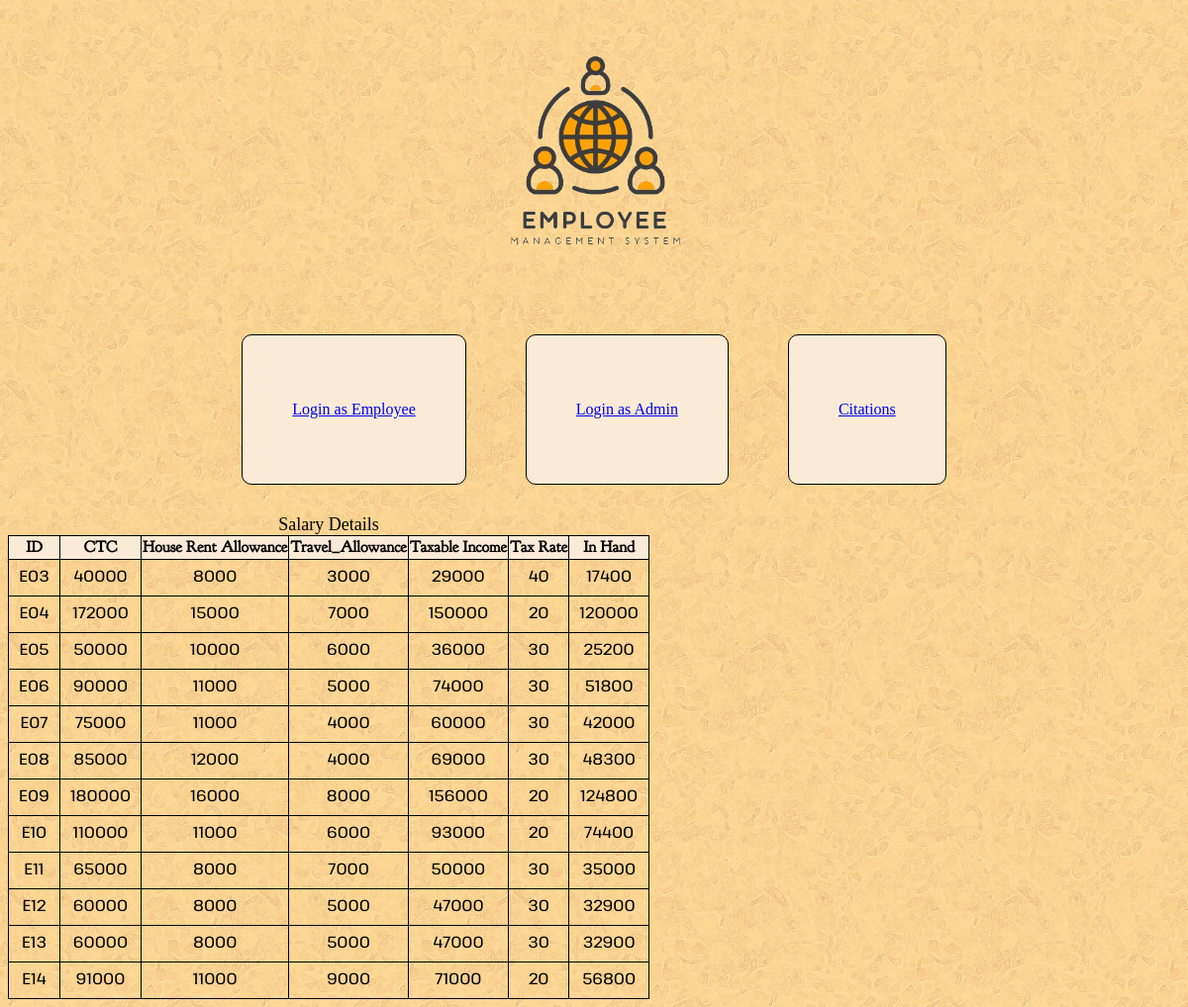
The page /showsalary on the database its author committed.
### tables this page shows
CREATE TABLE Salary(
ID TEXT(5) PRIMARY KEY,
CTC DECIMAL (40),
House_rent_allowance DECIMAL (40),
Travel_allowance DECIMAL (40),
Taxable_income DECIMAL (40),
Tax_rate DECIMAL (40),
In_hand DECIMAL (40));

### app.py (the view)
@app.route("/showsalary", methods = ["GET", "POST"])
def pay():
    db = get_db()
    payment = db.execute("""SELECT * FROM Salary;""").fetchall()
    return render_template("showsalary.html", caption = "Salary Details", payment = payment)

### app.py (called while the page is built)
@app.before_request
def load_logged_in_user():
    g.user = session.get("loginID", None)
    g.admin = session.get("ID")

### database.py (called while the page is built)
def get_db():
    if "db" not in g:
        g.db = sqlite3.connect(DATABASE,
            detect_types=sqlite3.PARSE_DECLTYPES
        )
        g.db.row_factory = sqlite3.Row
    return g.db

### templates/showsalary.html
{% extends "base.html" %}
{% block main_content %}
    <form action="" method = "POST" novalidate>
        <table>
            <caption>{{caption}}</caption>
            <th>ID</th>
            <th>CTC</th>
            <th>House Rent Allowance</th>
            <th>Travel_Allowance</th>
            <th>Taxable Income</th>
            <th>Tax Rate</th>
            <th>In Hand</th>
            {% for pay in payment %}
            <tr>
                <td id="detail">{{ pay["ID"] }}</td>
                <td id="detail">{{ pay["CTC"] }}</td>
                <td id="detail">{{ pay["House_rent_allowance"] }}</td>
                <td id="detail">{{ pay["Travel_allowance"] }}</td>
                <td id="detail">{{ pay["Taxable_income"] }}</td>
                <td id="detail">{{ pay["Tax_rate"] }}</td>
                <td id="detail">{{ pay["In_hand"] }}</td>
            </tr>
            {% endfor %}
        </table>
    </form>
{% endblock %}

### static/styles.css (style rules this page uses)
html { background-image: url(background.jpg); }
table { border-collapse: collapse; }
th,td { border: 1px solid black; font-family: Kamillo; }
th { background-color: antiquewhite; font-family: Bookletter; }
#detail { text-align: center; padding: 10px; }
caption { font-size: large; }

### rows shown on the page
Salary: ID "E03", CTC "40000", House_rent_allowance "8000", Travel_allowance "3000", Taxable_income "29000", Tax_rate "40", In_hand "17400"
Salary: ID "E04", CTC "172000", House_rent_allowance "15000", Travel_allowance "7000", Taxable_income "150000", Tax_rate "20", In_hand "120000"
Salary: ID "E05", CTC "50000", House_rent_allowance "10000", Travel_allowance "6000", Taxable_income "36000", Tax_rate "30", In_hand "25200"
Salary: ID "E06", CTC "90000", House_rent_allowance "11000", Travel_allowance "5000", Taxable_income "74000", Tax_rate "30", In_hand "51800"
Salary: ID "E07", CTC "75000", House_rent_allowance "11000", Travel_allowance "4000", Taxable_income "60000", Tax_rate "30", In_hand "42000"
Salary: ID "E08", CTC "85000", House_rent_allowance "12000", Travel_allowance "4000", Taxable_income "69000", Tax_rate "30", In_hand "48300"
Salary: ID "E09", CTC "180000", House_rent_allowance "16000", Travel_allowance "8000", Taxable_income "156000", Tax_rate "20", In_hand "124800"
Salary: ID "E10", CTC "110000", House_rent_allowance "11000", Travel_allowance "6000", Taxable_income "93000", Tax_rate "20", In_hand "74400"
Salary: ID "E11", CTC "65000", House_rent_allowance "8000", Travel_allowance "7000", Taxable_income "50000", Tax_rate "30", In_hand "35000"
Salary: ID "E12", CTC "60000", House_rent_allowance "8000", Travel_allowance "5000", Taxable_income "47000", Tax_rate "30", In_hand "32900"
Salary: ID "E13", CTC "60000", House_rent_allowance "8000", Travel_allowance "5000", Taxable_income "47000", Tax_rate "30", In_hand "32900"
Salary: ID "E14", CTC "91000", House_rent_allowance "11000", Travel_allowance "9000", Taxable_income "71000", Tax_rate "20", In_hand "56800"

### other values the page prints
{{ caption }} "Salary Details"
